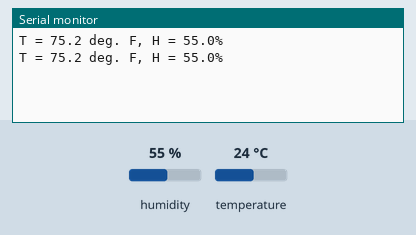
This sketch was run on a simulated Arduino Uno, built with avr-gcc and run on an emulated ATmega328P. Parts: the last lines printed to the serial monitor. The test bench sets the inputs (shaded band); at power-on: humidity 55 %, temperature 24 °C.

Above: at 6.8 s.
6.9 s: humidity set to 22 %
At 10.4 s:
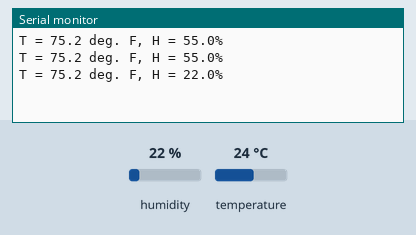
11.4 s: temperature set to 12 °C
At 12.8 s:
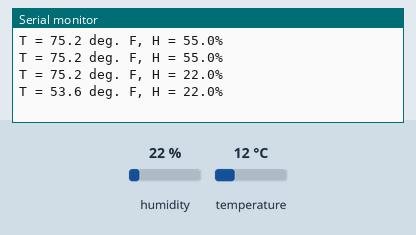
15.9 s: humidity set to 40 %
At 18.6 s:
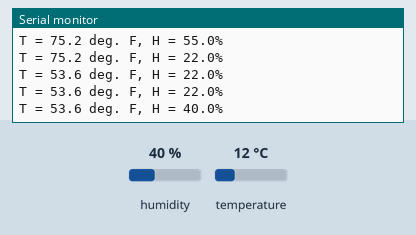
Timing chart, 0 to 20.1 s (numbered marks = the images above; inputs shaded):
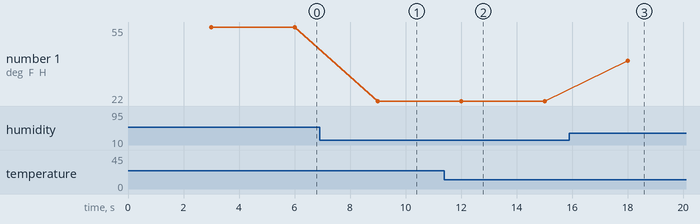

The sketch:

DHT11_Test.ino
```cpp
#include <dht_nonblocking.h>
#define DHT_SENSOR_TYPE DHT_TYPE_11
static const int DHT_SENSOR_PIN = 7;
DHT_nonblocking dht_sensor( DHT_SENSOR_PIN, DHT_SENSOR_TYPE );

void setup( )
{
  Serial.begin( 9600);
}

static bool measure_environment( float *temperature, float *humidity )
{
  static unsigned long measurement_timestamp = millis( );

  /* Measure once every four seconds. */
  if( millis( ) - measurement_timestamp > 3000ul )
  {
    if( dht_sensor.measure( temperature, humidity ) == true )
    {
      measurement_timestamp = millis( );
      return( true );
    }
  }

  return( false );
}

void loop( )
{
  float temperature;
  float humidity;
  float temp_f;

  if( measure_environment( &temperature, &humidity ) == true )
  {
    temp_f = (temperature * 9 / 5) + 32;
    Serial.print( "T = " );
    Serial.print( temp_f, 1 );
    Serial.print( " deg. F, H = " );
    Serial.print( humidity, 1 );
    Serial.println( "%" );
  }
}
```

Measured:
- after the input at 6.9 s, the serial monitor: prints a new line after 2.1 s (image 1)
- after the input at 11.4 s, the serial monitor: prints a new line after 0.60 s (image 2)
- after the input at 15.9 s, the serial monitor: prints a new line after 2.1 s (image 3)
- plotted number 1: 55 → 22 after the input at 6.9 s, 22 → 40 after the input at 15.9 s
